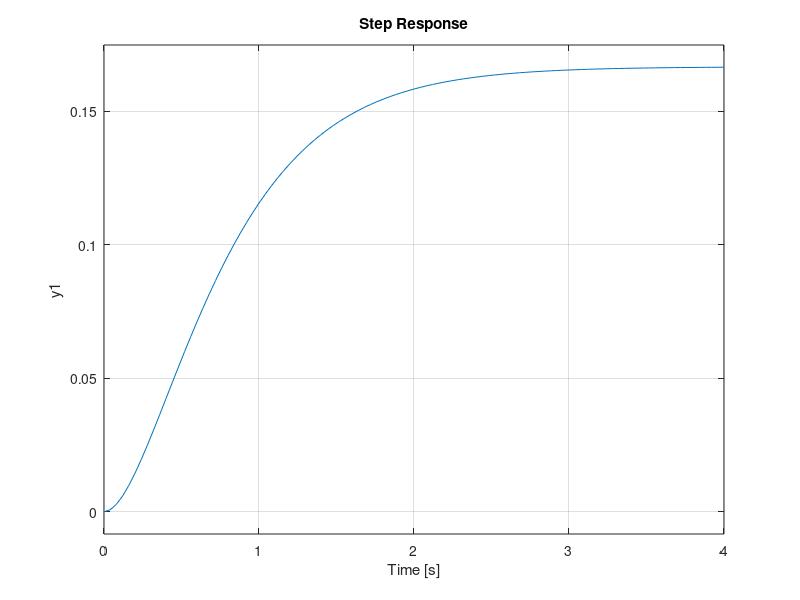
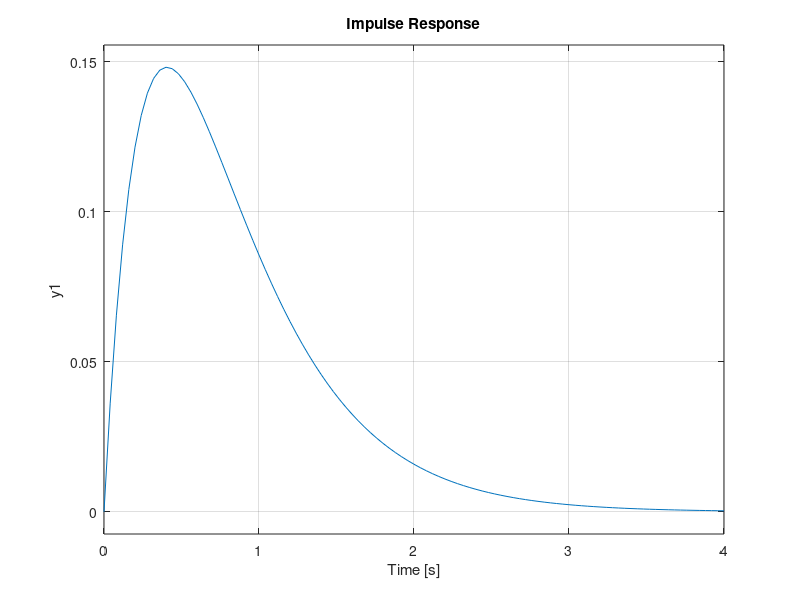
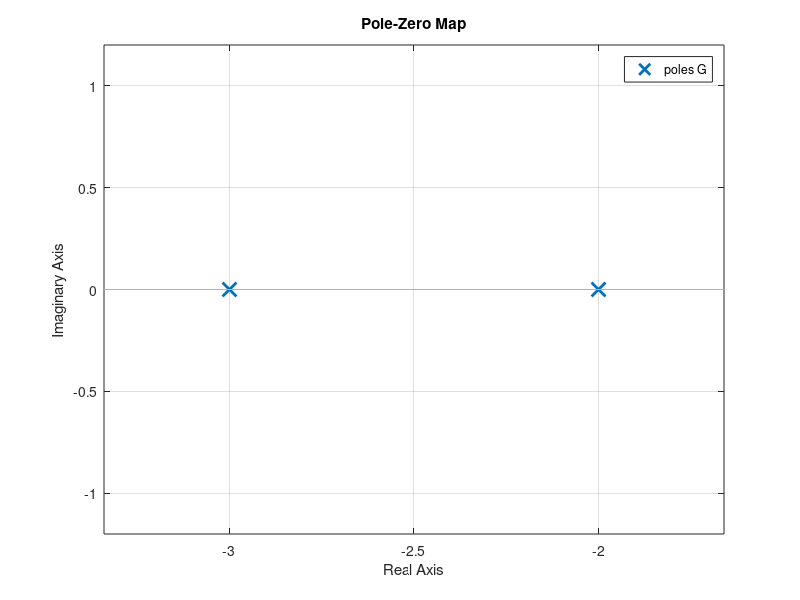
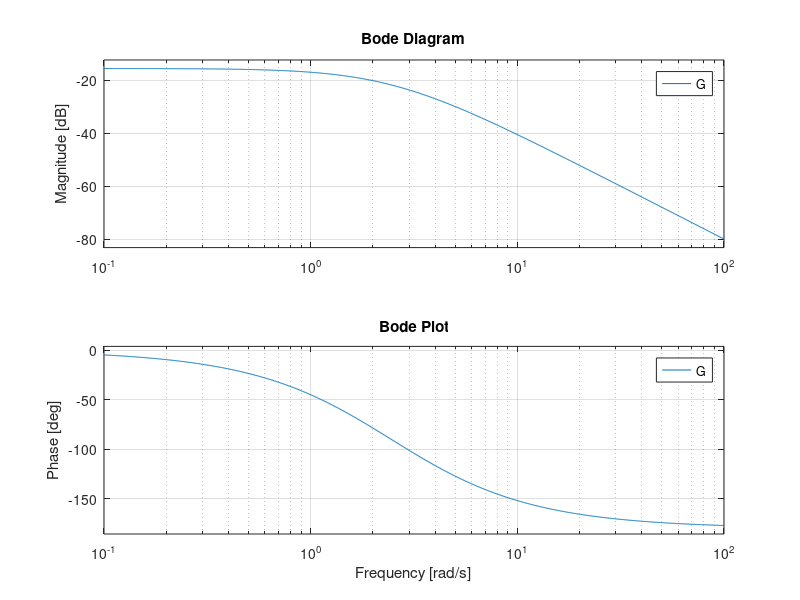

MATLAB code for these plots, in order:
clc;
clear;
close all;
% Define a transfer function G(s) = num(s)/den(s)
num = [1];                    % Numerator coefficients
den = [1, 5, 6];              % Denominator coefficients => s^2 + 5s + 6
G = tf(num, den);            % Create transfer function
disp('Transfer Function:');
G
% 1. Step Response
figure;
step(G);
title('Step Response');
grid on;
% 2. Impulse Response
figure;
impulse(G);
title('Impulse Response');
grid on;
% 3. Pole-Zero Map
figure;
pzmap(G);
title('Pole-Zero Map');
grid on;
% 4. Bode Plot
figure;
bode(G);
title('Bode Plot');
grid on;
% 5. Nyquist Plot
figure;
nyquist(G);
title('Nyquist Plot');
grid on;
% 6. Nichols Plot
figure;
nichols(G);
title('Nichols Plot');
grid on;
% 7. Root Locus
figure;
rlocus(G);
title('Root Locus');
grid on;
% 8. Frequency Response (Manual magnitude & phase plot)
w = logspace(-1, 2, 1000);      % Frequency range from 0.1 to 100 rad/s
[mag, phase, wout] = bode(G, w);
mag = squeeze(mag);
phase = squeeze(phase);
% Magnitude vs Frequency
figure;
semilogx(wout, 20*log10(mag));
xlabel('Frequency (rad/s)');
ylabel('Magnitude (dB)');
title('Frequency Response - Magnitude');
grid on;
% Phase vs Frequency
figure;
semilogx(wout, phase);
xlabel('Frequency (rad/s)');
ylabel('Phase (deg)');
title('Frequency Response - Phase');
grid on;
% 9. Time Response for Custom Input (e.g., ramp input)
t = 0:0.01:10;                 % Time vector
u = t;                         % Ramp input: u(t) = t
[y, t_out] = lsim(G, u, t);    % Simulate time response
figure;
plot(t_out, y, 'b', t, u, 'r--');
legend('System Output', 'Ramp Input');
xlabel('Time (s)');
ylabel('Response');
title('Time Response to Ramp Input');
grid on;
